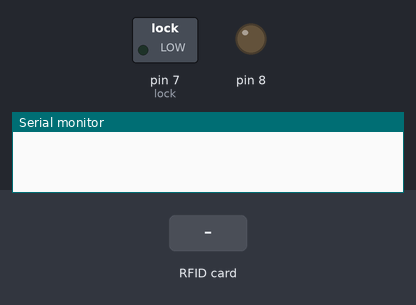
A sketch run on a simulated Arduino Uno, built with avr-gcc and run on an emulated ATmega328P. On the bench: switched loads named in the sketch (green lamp = pin HIGH), output pins drawn as LEDs (lit = HIGH), the last lines printed to the serial monitor. The inputs (shaded band) are chosen by the test bench. Pins used as bus, display or sensor lines are not drawn.

Above: at 1.2 s.
1.3 s: RFID card 54 A3 C9 BE held to the reader
At 2.0 s:
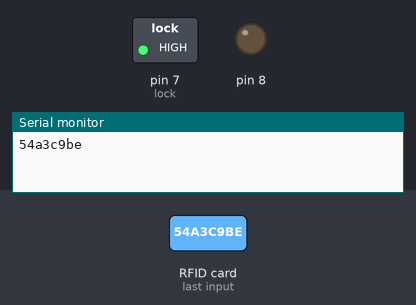
4.3 s: RFID card 5E 7A 19 C4 held to the reader
At 5.7 s:
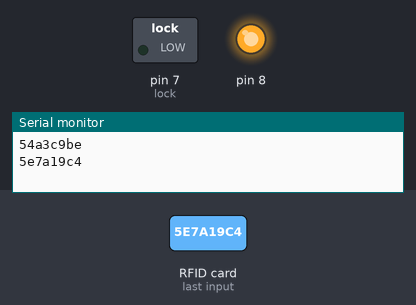
Timing chart, 0 to 7.8 s (numbered marks = the images above; inputs shaded):
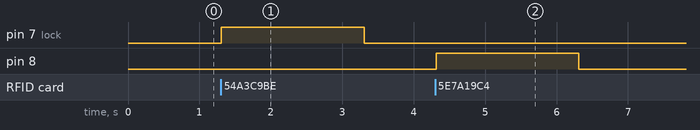

The sketch:

RFID.ino
```cpp
/*
 * ----------------------------------------------------------------------------
 * This sketch uses the MFRC522 library ; see https://github.com/miguelbalboa/rfid
 * for further details and other examples.
 *
 * NOTE: The library file MFRC522.h has a lot of useful info. Please read it.
 *
 * This sketch show a simple locking mechanism using the RC522 RFID module.
 * ----------------------------------------------------------------------------
 * Typical pin layout used:
 * -----------------------------------------------------------------------------------------
 *             MFRC522      Arduino       Arduino   Arduino    Arduino          Arduino
 *             Reader/PCD   Uno           Mega      Nano v3    Leonardo/Micro   Pro Micro
 * Signal      Pin          Pin           Pin       Pin        Pin              Pin
 * -----------------------------------------------------------------------------------------
 * RST/Reset   RST          9             5         D9         RESET/ICSP-5     RST
 * SPI SS      SDA(SS)      10            53        D10        10               10
 * SPI MOSI    MOSI         11 / ICSP-4   51        D11        ICSP-4           16
 * SPI MISO    MISO         12 / ICSP-1   50        D12        ICSP-1           14
 * SPI SCK     SCK          13 / ICSP-3   52        D13        ICSP-3           15
 *
 */
#include <SPI.h>
#include <MFRC522.h>

#define RST_PIN         9           // Configurable, see typical pin layout above
#define SS_PIN          10          // Configurable, see typical pin layout above

MFRC522 mfrc522(SS_PIN, RST_PIN);   // Create MFRC522 instance.

String read_rfid;
String ok_rfid_1="54a3c9be";
//String ok_rfid_2="ffffffff"; //add as many as you need.
int lock=7; //Which pin the lock will be on if using a relay or solenoid or similar

//Use the lines below if you plan on using a servo as a locking mechanism.
/*#include <Servo.h>
Servo myservo;  // create servo object to control a servo
int posClosed = 0;    // variable to store the servo position for locked
int posOpen = 360;    //same for open...
 */

/*
 * Initialize.
 */
void setup() {
    Serial.begin(9600);         // Initialize serial communications with the PC
    while (!Serial);            // Do nothing if no serial port is opened (added for Arduinos based on ATMEGA32U4)
    SPI.begin();                // Init SPI bus
    mfrc522.PCD_Init();         // Init MFRC522 card

    //Choose which lock below:
    pinMode(lock, OUTPUT);
  pinMode(8,OUTPUT);
   // myservo.attach(2);  // attaches the servo on pin 2 to the servo object
}

/*
 * Helper routine to dump a byte array as hex values to Serial.
 */
void dump_byte_array(byte *buffer, byte bufferSize) {
    read_rfid="";
    for (byte i = 0; i < bufferSize; i++) {
        read_rfid=read_rfid + String(buffer[i], HEX);
    }
}

void open_lock() {
  //Use this routine when working with Relays and Solenoids etc.
  digitalWrite(lock, HIGH);
  delay(2000);
  digitalWrite(lock,LOW);

  //Use this routine when working with Servos.
  /*myservo.write(360);
  delay(2000);
  myservo.write(0);*/
}
void close_lock(){
  digitalWrite(8, HIGH);
  delay(2000);
  digitalWrite(8,LOW);


}
void loop() {

      // Look for new cards
    if ( ! mfrc522.PICC_IsNewCardPresent())
        return;

    // Select one of the cards
    if ( ! mfrc522.PICC_ReadCardSerial())
        return;

    dump_byte_array(mfrc522.uid.uidByte, mfrc522.uid.size);
    Serial.println(read_rfid);
    if (read_rfid==ok_rfid_1) {
      //ok, open the door.
      open_lock();
    }
    else
    {
    close_lock();
    }
    //Add below as many "keys" as you want
    //if (read_rfid==ok_rfid_2) {
      //also ok, open the door
    //  open_lock();
    //}
    // else not needed. Anything else is not ok, and will not open the door...
}
```

Measured:
- after the input at 1.3 s, pin 7 (lock): LOW → HIGH at once, → LOW 2.0 s later
- after the input at 4.3 s, pin 8: LOW → HIGH at once, → LOW 2.0 s later
